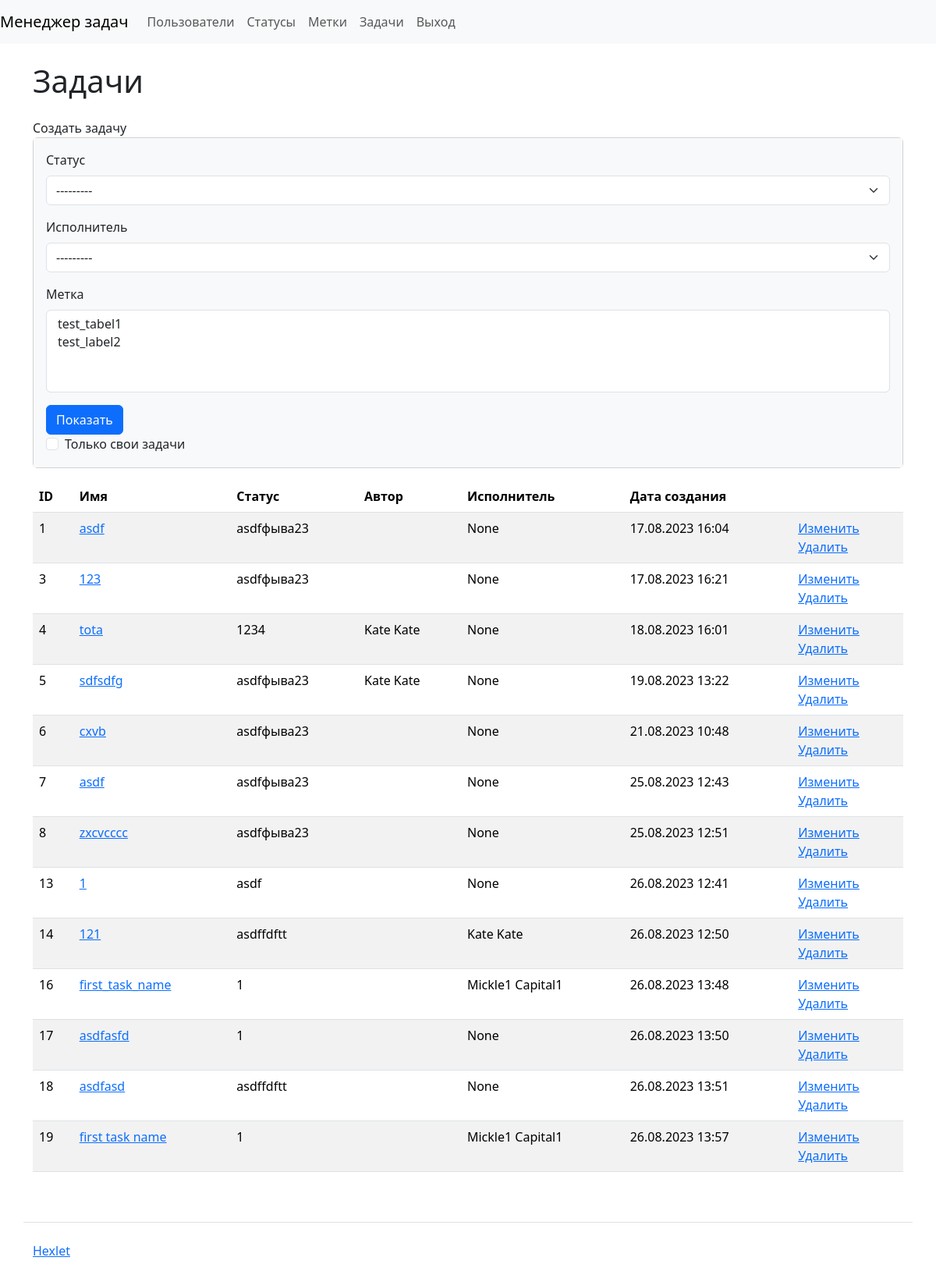
Page /tasks/ (signed in) on the committed database.
### task_manager/tasks/models.py (models this page shows, shortened)
class Task(models.Model):
    name = models.CharField(max_length=255)
    description = models.CharField(max_length=255)
    status = models.ForeignKey(
        Status, on_delete=models.PROTECT, related_name='tasks'
    )
    author = models.ForeignKey(
        User, on_delete=models.PROTECT, related_name='tasks_authored'
    )
    executor = models.ForeignKey(
        User, on_delete=models.PROTECT, related_name='tasks_assigned',
        null=True
    )
    labels = models.ManyToManyField(Label)
    creation_date = DateTimeField(auto_now_add=True)

### task_manager/statuses/models.py (models this page shows)
class Status(models.Model):
    name = models.CharField(max_length=255)
    creation_date = DateTimeField(auto_now_add=True)
    def __str__(self):
        return self.name

### task_manager/tasks/views.py (the view)
# urls.py: path('', views.TaskShow.as_view(), name='tasks'),
class TaskShow(SpecifiedLoginRequiredMixin, View):
    def get(self, request, *args, **kwargs):
        task_filter = TaskFilter(request.GET, queryset=Task.objects.all())
        tasks = task_filter.qs
        if request.GET.get('self_tasks'):
            tasks = task_filter.qs.filter(author=request.user)
        return render(request, 'tasks/tasks.html', {
            'form': task_filter.form,
            'tasks': tasks,
        })

### task_manager/labels/models.py (called while the page is built)
    def __str__(self):
        return self.name

### task_manager/templates/tasks/tasks.html (shortened to what this page needs)
{% extends "index.html" %}
{% load django_bootstrap5 %}
{% block content %}
<h1 class="my-4">Задачи</h1>
<a class="nav-link" href="{% url 'create_task' %}">Создать задачу</a>
<div class="card mb-3">
  <div class="card-body bg-light">
    <form class="form-inline center" method="get" action="{% url 'tasks' %}">
      {% bootstrap_form form %}
      {% bootstrap_button button_type="submit" content="Показать" %}
      <div class="form-check">
        <input type="checkbox" name="self_tasks" class="form-check-input" id="id_self_tasks">
        <label class="form-check-label" for="id_self_tasks">Только свои задачи</label>
      </div>
    </form>
  </div>
</div>
<table class="table table-striped">
  <thead>
    <tr>
      <th>ID</th>
      <th>Имя</th>
      <th>Статус</th>
      <th>Автор</th>
      <th>Исполнитель</th>
      <th>Дата создания</th>
      <th></th>
    </tr>
  </thead>
  <tbody>
    {% for task in tasks %}
    <tr>
      <td>{{ task.pk }}</td>
      <td>
        <a href="{% url 'get_task' task.pk %}">{{ task.name }}</a>
      </td>
      <td>{{ task.status }}</td>
      <td>{{ task.author }}</td>
      <td>{{ task.executor }}</td>
      <td>{{ task.creation_date|date:'d.m.Y H:i' }}</td>
      <td>
        <a href="{% url 'edit_task' task.pk %}">Изменить</a>
        <br>
        <a href="{% url 'delete_task' task.pk %}">Удалить</a>
      </td>
    </tr>
    {% endfor %}
  </tbody>
</table>
{% endblock %}

### rows in the picture
Task: pk "1", name "asdf", status "asdfфыва23", executor "None", creation_date "17.08.2023 16:04"
Task: pk "3", name "123", status "asdfфыва23", executor "None", creation_date "17.08.2023 16:21"
Task: pk "4", name "tota", status "1234", author "Kate Kate", executor "None", creation_date "18.08.2023 16:01"
Task: pk "5", name "sdfsdfg", status "asdfфыва23", author "Kate Kate", executor "None", creation_date "19.08.2023 13:22"
Task: pk "6", name "cxvb", status "asdfфыва23", executor "None", creation_date "21.08.2023 10:48"
Task: pk "7", name "asdf", status "asdfфыва23", executor "None", creation_date "25.08.2023 12:43"
Task: pk "8", name "zxcvcccc", status "asdfфыва23", executor "None", creation_date "25.08.2023 12:51"
Task: pk "13", name "1", status "asdf", executor "None", creation_date "26.08.2023 12:41"
Task: pk "14", name "121", status "asdffdftt", executor "Kate Kate", creation_date "26.08.2023 12:50"
Task: pk "16", name "first_task_name", status "1", executor "Mickle1 Capital1", creation_date "26.08.2023 13:48"
Task: pk "17", name "asdfasfd", status "1", executor "None", creation_date "26.08.2023 13:50"
Task: pk "18", name "asdfasd", status "asdffdftt", executor "None", creation_date "26.08.2023 13:51"
Task: pk "19", name "first task name", status "1", executor "Mickle1 Capital1", creation_date "26.08.2023 13:57"
